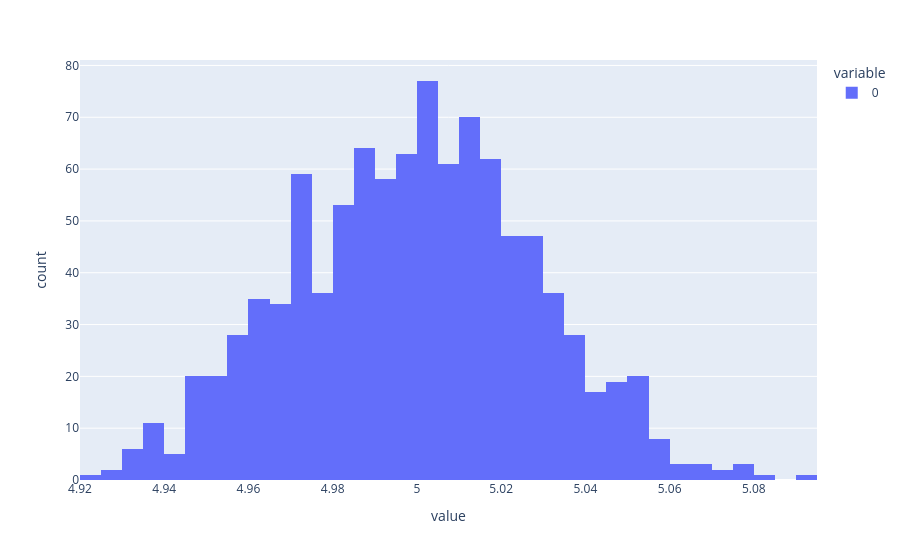

Write notebook code for a chart like this one.
### Code cell
px.histogram(mean_values)

### Figure 1 — Plotly figure (JSON) as saved in the notebook; plotly's stock layout.template omitted (floating-point values rounded to 4 significant figures; data arrays with more than 128 entries replaced by an {"elided": "..."} marker saying what was removed)
{"data": [{"bingroup": "x", "hovertemplate": "variable=0<br>value=%{x}<br>count=%{y}<extra></extra>", "legendgroup": "0", "marker": {"color": "#636efa", "pattern": {"shape": ""}}, "name": "0", "orientation": "v", "showlegend": true, "type": "histogram", "x": {"elided": "1000 float values"}, "xaxis": "x", "yaxis": "y"}], "layout": {"barmode": "relative", "legend": {"title": {"text": "variable"}, "tracegroupgap": 0}, "margin": {"t": 60}, "xaxis": {"anchor": "y", "domain": [0.0, 1.0], "title": {"text": "value"}}, "yaxis": {"anchor": "x", "domain": [0.0, 1.0], "title": {"text": "count"}}}}
